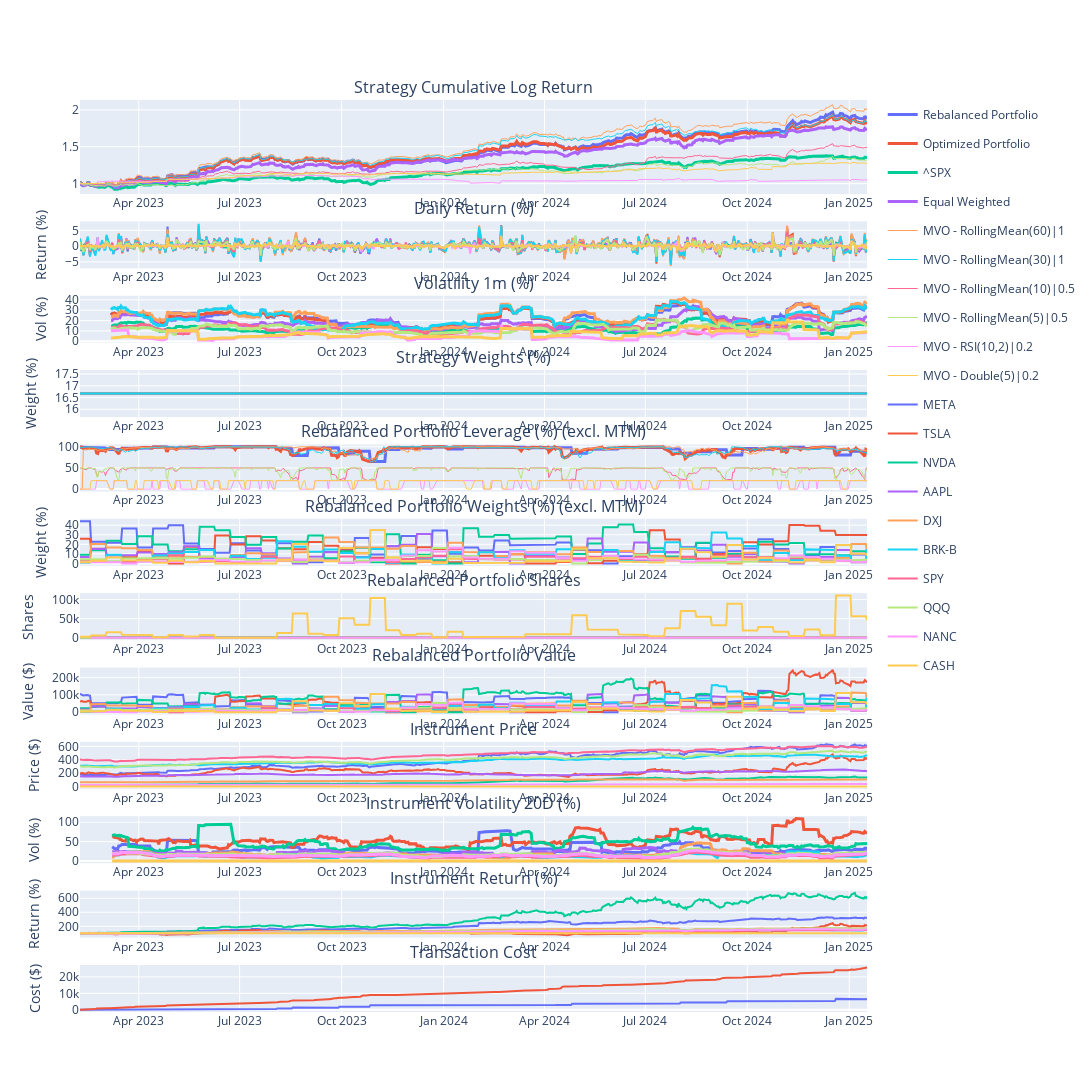

The notebook cell saved with this chart:
### Markdown cell above
# Log

2024-11-22: If we don't fix sum of weights to constant (e.g. 1), the model would statisfy the HHI constraints by reducing the overeall weights only, but not diversing the portfolios. Still, fixing to 1 is not good because sometime we should de-leverage given signals are weak. So we can consider to add a cash element in the optimization

2024-11-30: Create benchmark portfolios (e.g. equally weighted of all stocks) (DONE)

2024-12-06: Alpha models using returns relative to something (e.g. SPX)

### Code cell
portfolio = PortfolioStandard(
    capital=213405+18562,
    name='MVOPortfolio',        
    rebalance_iter=RebalancerIter('0 0 * * Fri', 1),        
    tc_model=TransactionCostFutu(), 
    systems_style=SystemStyle.VERTICAL,
    systems=[        
        # Long terms signals => 60days return / diversified        
        TradingSubSystemSingle(vol_target=vol_target, instruments=instruments, strategy=[MeanVarianceOpt(alpha_model=RollingMean(60), risk_model=RollingMeanCovNeg(60), gamma=10, hhi=0.2, confidence=1, leverage=1)], max_leverage=max_leverage, offset=60),

        # Mid terms signals => 30days return / diversified        
        TradingSubSystemSingle(vol_target=vol_target, instruments=instruments, strategy=[MeanVarianceOpt(alpha_model=RollingMean(30), risk_model=RollingMeanCovNeg(30), gamma=10, hhi=0.2, confidence=1, leverage=1)], max_leverage=max_leverage, offset=60),

        # Short terms signals => 5 and 10days returns / less diversified
        TradingSubSystemSingle(vol_target=vol_target, instruments=instruments, strategy=[MeanVarianceOpt(alpha_model=RollingMean(10), risk_model=RollingMeanCovNeg(10), gamma=30, hhi=0.4, confidence=0.5, leverage=1)], max_leverage=max_leverage, offset=60),         
        TradingSubSystemSingle(vol_target=vol_target, instruments=instruments, strategy=[MeanVarianceOpt(alpha_model=RollingMean(5), risk_model=RollingMeanCovNeg(5), gamma=30, hhi=0.4, confidence=0.5, leverage=1)], max_leverage=max_leverage, offset=60),         

        # Mean Revert signals => 2days RSI / concentrated
        TradingSubSystemSingle(vol_target=vol_target, instruments=instruments, strategy=[MeanVarianceOpt(alpha_model=RSI(2,10), risk_model=ZeroCov(), gamma=0, hhi=0, confidence=0.2)], max_leverage=max_leverage, offset=200),
        # TradingSubSystemSingle(vol_target=vol_target, instruments=instruments, strategy=[MeanVarianceOpt(alpha_model=RSI(2,95), risk_model=ZeroCov(), gamma=0, hhi=0, confidence=-1)], max_leverage=max_leverage, offset=200),

        # Mean Revert signals => Double7 / concentrated
        TradingSubSystemSingle(vol_target=vol_target, instruments=instruments, strategy=[MeanVarianceOpt(alpha_model=Double7(5), risk_model=ZeroCov(), gamma=0, hhi=0, confidence=0.2)], max_leverage=max_leverage, offset=200),
    ]
)

portfolio.set_start_date(start_date)
portfolio.set_end_date(end_date)
portfolio.backtest_subsystems()
portfolio.optimize()
portfolio.backtest()
portfolio.rebalance()
portfolio.performance(show_all_rets=True)

### Figure 1 — Plotly figure (JSON) as saved in the notebook; plotly's stock layout.template omitted (floating-point values rounded to 4 significant figures; data arrays with more than 128 entries replaced by an {"elided": "..."} marker saying what was removed)
{"data": [{"legendgroup": "Rebalanced Portfolio", "line": {"width": 3}, "marker": {"color": "#636EFA"}, "name": "Rebalanced Portfolio", "type": "scatter", "x": {"elided": "489 str values"}, "xaxis": "x", "y": {"elided": "489 float values"}, "yaxis": "y"}, {"legendgroup": "Rebalanced Portfolio", "marker": {"color": "#636EFA"}, "name": "Rebalanced Portfolio", "showlegend": false, "type": "scatter", "x": {"elided": "489 str values"}, "xaxis": "x2", "y": {"elided": "489 float values"}, "yaxis": "y2"}, {"legendgroup": "Rebalanced Portfolio", "line": {"width": 3}, "marker": {"color": "#636EFA"}, "name": "Rebalanced Portfolio", "showlegend": false, "type": "scatter", "x": {"elided": "489 str values"}, "xaxis": "x3", "y": {"elided": "489 float values"}, "yaxis": "y3"}, {"legendgroup": "Rebalanced Portfolio", "line": {"width": 3}, "marker": {"color": "#636EFA"}, "name": "Rebalanced Portfolio", "showlegend": false, "type": "scatter", "x": {"elided": "489 str values"}, "xaxis": "x5", "y": {"elided": "489 float values"}, "yaxis": "y5"}, {"legendgroup": "Rebalanced Portfolio", "marker": {"color": "#636EFA"}, "name": "Rebalanced Portfolio", "showlegend": false, "type": "scatter", "x": {"elided": "489 str values"}, "xaxis": "x12", "y": {"elided": "489 float values"}, "yaxis": "y12"}, {"legendgroup": "Optimized Portfolio", "line": {"width": 3}, "marker": {"color": "#EF553B"}, "name": "Optimized Portfolio", "type": "scatter", "x": {"elided": "489 str values"}, "xaxis": "x", "y": {"elided": "489 float values"}, "yaxis": "y"}, {"legendgroup": "Optimized Portfolio", "marker": {"color": "#EF553B"}, "name": "Optimized Portfolio", "showlegend": false, "type": "scatter", "x": {"elided": "489 str values"}, "xaxis": "x2", "y": {"elided": "489 float values"}, "yaxis": "y2"}, {"legendgroup": "Optimized Portfolio", "line": {"width": 3}, "marker": {"color": "#EF553B"}, "name": "Optimized Portfolio", "showlegend": false, "type": "scatter", "x": {"elided": "489 str values"}, "xaxis": "x3", "y": {"elided": "489 float values"}, "yaxis": "y3"}, {"legendgroup": "Optimized Portfolio", "line": {"width": 3}, "marker": {"color": "#EF553B"}, "name": "Optimized Portfolio", "showlegend": false, "type": "scatter", "x": {"elided": "489 str values"}, "xaxis": "x5", "y": {"elided": "489 float values"}, "yaxis": "y5"}, {"legendgroup": "Optimized Portfolio", "marker": {"color": "#EF553B"}, "name": "Optimized Portfolio", "showlegend": false, "type": "scatter", "x": {"elided": "489 str values"}, "xaxis": "x12", "y": {"elided": "489 float values"}, "yaxis": "y12"}, {"legendgroup": "^SPX", "line": {"width": 3}, "marker": {"color": "#00CC96"}, "name": "^SPX", "type": "scatter", "x": {"elided": "489 str values"}, "xaxis": "x", "y": {"elided": "489 float values"}, "yaxis": "y"}, {"legendgroup": "^SPX", "marker": {"color": "#00CC96"}, "name": "^SPX", "showlegend": false, "type": "scatter", "x": {"elided": "489 str values"}, "xaxis": "x2", "y": {"elided": "489 float values"}, "yaxis": "y2"}, {"legendgroup": "^SPX", "line": {"width": 3}, "marker": {"color": "#00CC96"}, "name": "^SPX", "showlegend": false, "type": "scatter", "x": {"elided": "489 str values"}, "xaxis": "x3", "y": {"elided": "489 float values"}, "yaxis": "y3"}, {"legendgroup": "Equal Weighted", "line": {"width": 3}, "marker": {"color": "#AB63FA"}, "name": "Equal Weighted", "type": "scatter", "x": {"elided": "489 str values"}, "xaxis": "x", "y": {"elided": "489 float values"}, "yaxis": "y"}, {"legendgroup": "Equal Weighted", "marker": {"color": "#AB63FA"}, "name": "Equal Weighted", "showlegend": false, "type": "scatter", "x": {"elided": "489 str values"}, "xaxis": "x2", "y": {"elided": "489 float values"}, "yaxis": "y2"}, {"legendgroup": "Equal Weighted", "line": {"width": 3}, "marker": {"color": "#AB63FA"}, "name": "Equal Weighted", "showlegend": false, "type": "scatter", "x": {"elided": "489 str values"}, "xaxis": "x3", "y": {"elided": "489 float values"}, "yaxis": "y3"}, {"legendgroup": "MVO - RollingMean(60)|1", "line": {"width": 1}, "marker": {"color": "#FFA15A"}, "name": "MVO - RollingMean(60)|1", "type": "scatter", "x": {"elided": "489 str values"}, "xaxis": "x", "y": {"elided": "489 float values"}, "yaxis": "y"}, {"legendgroup": "MVO - RollingMean(60)|1", "marker": {"color": "#FFA15A"}, "name": "MVO - RollingMean(60)|1", "showlegend": false, "type": "scatter", "x": {"elided": "489 str values"}, "xaxis": "x2", "y": {"elided": "489 float values"}, "yaxis": "y2"}, {"legendgroup": "MVO - RollingMean(60)|1", "line": {"width": 3}, "marker": {"color": "#FFA15A"}, "name": "MVO - RollingMean(60)|1", "showlegend": false, "type": "scatter", "x": {"elided": "489 str values"}, "xaxis": "x3", "y": {"elided": "489 float values"}, "yaxis": "y3"}, {"legendgroup": "MVO - RollingMean(60)|1", "line": {"width": 1}, "marker": {"color": "#FFA15A"}, "name": "MVO - RollingMean(60)|1", "showlegend": false, "type": "scatter", "x": {"elided": "489 str values"}, "xaxis": "x5", "y": {"elided": "489 float values"}, "yaxis": "y5"}, {"legendgroup": "MVO - RollingMean(30)|1", "line": {"width": 1}, "marker": {"color": "#19D3F3"}, "name": "MVO - RollingMean(30)|1", "type": "scatter", "x": {"elided": "489 str values"}, "xaxis": "x", "y": {"elided": "489 float values"}, "yaxis": "y"}, {"legendgroup": "MVO - RollingMean(30)|1", "marker": {"color": "#19D3F3"}, "name": "MVO - RollingMean(30)|1", "showlegend": false, "type": "scatter", "x": {"elided": "489 str values"}, "xaxis": "x2", "y": {"elided": "489 float values"}, "yaxis": "y2"}, {"legendgroup": "MVO - RollingMean(30)|1", "line": {"width": 3}, "marker": {"color": "#19D3F3"}, "name": "MVO - RollingMean(30)|1", "showlegend": false, "type": "scatter", "x": {"elided": "489 str values"}, "xaxis": "x3", "y": {"elided": "489 float values"}, "yaxis": "y3"}, {"legendgroup": "MVO - RollingMean(30)|1", "line": {"width": 1}, "marker": {"color": "#19D3F3"}, "name": "MVO - RollingMean(30)|1", "showlegend": false, "type": "scatter", "x": {"elided": "489 str values"}, "xaxis": "x5", "y": {"elided": "489 float values"}, "yaxis": "y5"}, {"legendgroup": "MVO - RollingMean(10)|0.5", "line": {"width": 1}, "marker": {"color": "#FF6692"}, "name": "MVO - RollingMean(10)|0.5", "type": "scatter", "x": {"elided": "489 str values"}, "xaxis": "x", "y": {"elided": "489 float values"}, "yaxis": "y"}, {"legendgroup": "MVO - RollingMean(10)|0.5", "marker": {"color": "#FF6692"}, "name": "MVO - RollingMean(10)|0.5", "showlegend": false, "type": "scatter", "x": {"elided": "489 str values"}, "xaxis": "x2", "y": {"elided": "489 float values"}, "yaxis": "y2"}, {"legendgroup": "MVO - RollingMean(10)|0.5", "line": {"width": 3}, "marker": {"color": "#FF6692"}, "name": "MVO - RollingMean(10)|0.5", "showlegend": false, "type": "scatter", "x": {"elided": "489 str values"}, "xaxis": "x3", "y": {"elided": "489 float values"}, "yaxis": "y3"}, {"legendgroup": "MVO - RollingMean(10)|0.5", "line": {"width": 1}, "marker": {"color": "#FF6692"}, "name": "MVO - RollingMean(10)|0.5", "showlegend": false, "type": "scatter", "x": {"elided": "489 str values"}, "xaxis": "x5", "y": {"elided": "489 float values"}, "yaxis": "y5"}, {"legendgroup": "MVO - RollingMean(5)|0.5", "line": {"width": 1}, "marker": {"color": "#B6E880"}, "name": "MVO - RollingMean(5)|0.5", "type": "scatter", "x": {"elided": "489 str values"}, "xaxis": "x", "y": {"elided": "489 float values"}, "yaxis": "y"}, {"legendgroup": "MVO - RollingMean(5)|0.5", "marker": {"color": "#B6E880"}, "name": "MVO - RollingMean(5)|0.5", "showlegend": false, "type": "scatter", "x": {"elided": "489 str values"}, "xaxis": "x2", "y": {"elided": "489 float values"}, "yaxis": "y2"}, {"legendgroup": "MVO - RollingMean(5)|0.5", "line": {"width": 3}, "marker": {"color": "#B6E880"}, "name": "MVO - RollingMean(5)|0.5", "showlegend": false, "type": "scatter", "x": {"elided": "489 str values"}, "xaxis": "x3", "y": {"elided": "489 float values"}, "yaxis": "y3"}, {"legendgroup": "MVO - RollingMean(5)|0.5", "line": {"width": 1}, "marker": {"color": "#B6E880"}, "name": "MVO - RollingMean(5)|0.5", "showlegend": false, "type": "scatter", "x": {"elided": "489 str values"}, "xaxis": "x5", "y": {"elided": "489 float values"}, "yaxis": "y5"}, {"legendgroup": "MVO - RSI(10,2)|0.2", "line": {"width": 1}, "marker": {"color": "#FF97FF"}, "name": "MVO - RSI(10,2)|0.2", "type": "scatter", "x": {"elided": "489 str values"}, "xaxis": "x", "y": {"elided": "489 float values"}, "yaxis": "y"}, {"legendgroup": "MVO - RSI(10,2)|0.2", "marker": {"color": "#FF97FF"}, "name": "MVO - RSI(10,2)|0.2", "showlegend": false, "type": "scatter", "x": {"elided": "489 str values"}, "xaxis": "x2", "y": {"elided": "489 float values"}, "yaxis": "y2"}, {"legendgroup": "MVO - RSI(10,2)|0.2", "line": {"width": 3}, "marker": {"color": "#FF97FF"}, "name": "MVO - RSI(10,2)|0.2", "showlegend": false, "type": "scatter", "x": {"elided": "489 str values"}, "xaxis": "x3", "y": {"elided": "489 float values"}, "yaxis": "y3"}, {"legendgroup": "MVO - RSI(10,2)|0.2", "line": {"width": 1}, "marker": {"color": "#FF97FF"}, "name": "MVO - RSI(10,2)|0.2", "showlegend": false, "type": "scatter", "x": {"elided": "489 str values"}, "xaxis": "x5", "y": {"elided": "489 int values"}, "yaxis": "y5"}, {"legendgroup": "MVO - Double(5)|0.2", "line": {"width": 1}, "marker": {"color": "#FECB52"}, "name": "MVO - Double(5)|0.2", "type": "scatter", "x": {"elided": "489 str values"}, "xaxis": "x", "y": {"elided": "489 float values"}, "yaxis": "y"}, {"legendgroup": "MVO - Double(5)|0.2", "marker": {"color": "#FECB52"}, "name": "MVO - Double(5)|0.2", "showlegend": false, "type": "scatter", "x": {"elided": "489 str values"}, "xaxis": "x2", "y": {"elided": "489 float values"}, "yaxis": "y2"}, {"legendgroup": "MVO - Double(5)|0.2", "line": {"width": 3}, "marker": {"color": "#FECB52"}, "name": "MVO - Double(5)|0.2", "showlegend": false, "type": "scatter", "x": {"elided": "489 str values"}, "xaxis": "x3", "y": {"elided": "489 float values"}, "yaxis": "y3"}, {"legendgroup": "MVO - Double(5)|0.2", "line": {"width": 1}, "marker": {"color": "#FECB52"}, "name": "MVO - Double(5)|0.2", "showlegend": false, "type": "scatter", "x": {"elided": "489 str values"}, "xaxis": "x5", "y": {"elided": "489 int values"}, "yaxis": "y5"}, {"legendgroup": "MVO - RollingMean(60)|1", "marker": {"color": "#636EFA"}, "name": "MVO - RollingMean(60)|1", "showlegend": false, "type": "scatter", "x": {"elided": "489 str values"}, "xaxis": "x4", "y": {"elided": "489 float values"}, "yaxis": "y4"}, {"legendgroup": "MVO - RollingMean(30)|1", "marker": {"color": "#EF553B"}, "name": "MVO - RollingMean(30)|1", "showlegend": false, "type": "scatter", "x": {"elided": "489 str values"}, "xaxis": "x4", "y": {"elided": "489 float values"}, "yaxis": "y4"}, {"legendgroup": "MVO - RollingMean(10)|0.5", "marker": {"color": "#00CC96"}, "name": "MVO - RollingMean(10)|0.5", "showlegend": false, "type": "scatter", "x": {"elided": "489 str values"}, "xaxis": "x4", "y": {"elided": "489 float values"}, "yaxis": "y4"}, {"legendgroup": "MVO - RollingMean(5)|0.5", "marker": {"color": "#AB63FA"}, "name": "MVO - RollingMean(5)|0.5", "showlegend": false, "type": "scatter", "x": {"elided": "489 str values"}, "xaxis": "x4", "y": {"elided": "489 float values"}, "yaxis": "y4"}, {"legendgroup": "MVO - RSI(10,2)|0.2", "marker": {"color": "#FFA15A"}, "name": "MVO - RSI(10,2)|0.2", "showlegend": false, "type": "scatter", "x": {"elided": "489 str values"}, "xaxis": "x4", "y": {"elided": "489 float values"}, "yaxis": "y4"}, {"legendgroup": "MVO - Double(5)|0.2", "marker": {"color": "#19D3F3"}, "name": "MVO - Double(5)|0.2", "showlegend": false, "type": "scatter", "x": {"elided": "489 str values"}, "xaxis": "x4", "y": {"elided": "489 float values"}, "yaxis": "y4"}, {"legendgroup": "META", "marker": {"color": "#636EFA"}, "name": "META", "showlegend": true, "type": "scatter", "x": {"elided": "489 str values"}, "xaxis": "x6", "y": {"elided": "489 float values"}, "yaxis": "y6"}, {"legendgroup": "META", "marker": {"color": "#636EFA"}, "name": "META", "showlegend": false, "type": "scatter", "x": {"elided": "489 str values"}, "xaxis": "x7", "y": {"elided": "489 int values"}, "yaxis": "y7"}, {"legendgroup": "META", "marker": {"color": "#636EFA"}, "name": "META", "showlegend": false, "type": "scatter", "x": {"elided": "489 str values"}, "xaxis": "x8", "y": {"elided": "489 float values"}, "yaxis": "y8"}, {"legendgroup": "META", "marker": {"color": "#636EFA"}, "name": "META", "showlegend": false, "type": "scatter", "x": {"elided": "489 str values"}, "xaxis": "x9", "y": {"elided": "489 float values"}, "yaxis": "y9"}, {"legendgroup": "META", "line": {"width": 3}, "marker": {"color": "#636EFA"}, "name": "META", "showlegend": false, "type": "scatter", "x": {"elided": "489 str values"}, "xaxis": "x10", "y": {"elided": "489 float values"}, "yaxis": "y10"}, {"legendgroup": "META", "marker": {"color": "#636EFA"}, "name": "META", "showlegend": false, "type": "scatter", "x": {"elided": "489 str values"}, "xaxis": "x11", "y": {"elided": "489 float values"}, "yaxis": "y11"}, {"legendgroup": "TSLA", "marker": {"color": "#EF553B"}, "name": "TSLA", "showlegend": true, "type": "scatter", "x": {"elided": "489 str values"}, "xaxis": "x6", "y": {"elided": "489 float values"}, "yaxis": "y6"}, {"legendgroup": "TSLA", "marker": {"color": "#EF553B"}, "name": "TSLA", "showlegend": false, "type": "scatter", "x": {"elided": "489 str values"}, "xaxis": "x7", "y": {"elided": "489 int values"}, "yaxis": "y7"}, {"legendgroup": "TSLA", "marker": {"color": "#EF553B"}, "name": "TSLA", "showlegend": false, "type": "scatter", "x": {"elided": "489 str values"}, "xaxis": "x8", "y": {"elided": "489 float values"}, "yaxis": "y8"}, {"legendgroup": "TSLA", "marker": {"color": "#EF553B"}, "name": "TSLA", "showlegend": false, "type": "scatter", "x": {"elided": "489 str values"}, "xaxis": "x9", "y": {"elided": "489 float values"}, "yaxis": "y9"}, {"legendgroup": "TSLA", "line": {"width": 3}, "marker": {"color": "#EF553B"}, "name": "TSLA", "showlegend": false, "type": "scatter", "x": {"elided": "489 str values"}, "xaxis": "x10", "y": {"elided": "489 float values"}, "yaxis": "y10"}, {"legendgroup": "TSLA", "marker": {"color": "#EF553B"}, "name": "TSLA", "showlegend": false, "type": "scatter", "x": {"elided": "489 str values"}, "xaxis": "x11", "y": {"elided": "489 float values"}, "yaxis": "y11"}, {"legendgroup": "NVDA", "marker": {"color": "#00CC96"}, "name": "NVDA", "showlegend": true, "type": "scatter", "x": {"elided": "489 str values"}, "xaxis": "x6", "y": {"elided": "489 float values"}, "yaxis": "y6"}, {"legendgroup": "NVDA", "marker": {"color": "#00CC96"}, "name": "NVDA", "showlegend": false, "type": "scatter", "x": {"elided": "489 str values"}, "xaxis": "x7", "y": {"elided": "489 int values"}, "yaxis": "y7"}, {"legendgroup": "NVDA", "marker": {"color": "#00CC96"}, "name": "NVDA", "showlegend": false, "type": "scatter", "x": {"elided": "489 str values"}, "xaxis": "x8", "y": {"elided": "489 float values"}, "yaxis": "y8"}, {"legendgroup": "NVDA", "marker": {"color": "#00CC96"}, "name": "NVDA", "showlegend": false, "type": "scatter", "x": {"elided": "489 str values"}, "xaxis": "x9", "y": {"elided": "489 float values"}, "yaxis": "y9"}, {"legendgroup": "NVDA", "line": {"width": 3}, "marker": {"color": "#00CC96"}, "name": "NVDA", "showlegend": false, "type": "scatter", "x": {"elided": "489 str values"}, "xaxis": "x10", "y": {"elided": "489 float values"}, "yaxis": "y10"}, {"legendgroup": "NVDA", "marker": {"color": "#00CC96"}, "name": "NVDA", "showlegend": false, "type": "scatter", "x": {"elided": "489 str values"}, "xaxis": "x11", "y": {"elided": "489 float values"}, "yaxis": "y11"}, {"legendgroup": "AAPL", "marker": {"color": "#AB63FA"}, "name": "AAPL", "showlegend": true, "type": "scatter", "x": {"elided": "489 str values"}, "xaxis": "x6", "y": {"elided": "489 float values"}, "yaxis": "y6"}, {"legendgroup": "AAPL", "marker": {"color": "#AB63FA"}, "name": "AAPL", "showlegend": false, "type": "scatter", "x": {"elided": "489 str values"}, "xaxis": "x7", "y": {"elided": "489 int values"}, "yaxis": "y7"}, {"legendgroup": "AAPL", "marker": {"color": "#AB63FA"}, "name": "AAPL", "showlegend": false, "type": "scatter", "x": {"elided": "489 str values"}, "xaxis": "x8", "y": {"elided": "489 float values"}, "yaxis": "y8"}, {"legendgroup": "AAPL", "marker": {"color": "#AB63FA"}, "name": "AAPL", "showlegend": false, "type": "scatter", "x": {"elided": "489 str values"}, "xaxis": "x9", "y": {"elided": "489 float values"}, "yaxis": "y9"}, {"legendgroup": "AAPL", "line": {"width": 3}, "marker": {"color": "#AB63FA"}, "name": "AAPL", "showlegend": false, "type": "scatter", "x": {"elided": "489 str values"}, "xaxis": "x10", "y": {"elided": "489 float values"}, "yaxis": "y10"}, {"legendgroup": "AAPL", "marker": {"color": "#AB63FA"}, "name": "AAPL", "showlegend": false, "type": "scatter", "x": {"elided": "489 str values"}, "xaxis": "x11", "y": {"elided": "489 float values"}, "yaxis": "y11"}, {"legendgroup": "DXJ", "marker": {"color": "#FFA15A"}, "name": "DXJ", "showlegend": true, "type": "scatter", "x": {"elided": "489 str values"}, "xaxis": "x6", "y": {"elided": "489 float values"}, "yaxis": "y6"}, {"legendgroup": "DXJ", "marker": {"color": "#FFA15A"}, "name": "DXJ", "showlegend": false, "type": "scatter", "x": {"elided": "489 str values"}, "xaxis": "x7", "y": {"elided": "489 int values"}, "yaxis": "y7"}, {"legendgroup": "DXJ", "marker": {"color": "#FFA15A"}, "name": "DXJ", "showlegend": false, "type": "scatter", "x": {"elided": "489 str values"}, "xaxis": "x8", "y": {"elided": "489 float values"}, "yaxis": "y8"}, {"legendgroup": "DXJ", "marker": {"color": "#FFA15A"}, "name": "DXJ", "showlegend": false, "type": "scatter", "x": {"elided": "489 str values"}, "xaxis": "x9", "y": {"elided": "489 float values"}, "yaxis": "y9"}, {"legendgroup": "DXJ", "line": {"width": 3}, "marker": {"color": "#FFA15A"}, "name": "DXJ", "showlegend": false, "type": "scatter", "x": {"elided": "489 str values"}, "xaxis": "x10", "y": {"elided": "489 float values"}, "yaxis": "y10"}, {"legendgroup": "DXJ", "marker": {"color": "#FFA15A"}, "name": "DXJ", "showlegend": false, "type": "scatter", "x": {"elided": "489 str values"}, "xaxis": "x11", "y": {"elided": "489 float values"}, "yaxis": "y11"}, {"legendgroup": "BRK-B", "marker": {"color": "#19D3F3"}, "name": "BRK-B", "showlegend": true, "type": "scatter", "x": {"elided": "489 str values"}, "xaxis": "x6", "y": {"elided": "489 float values"}, "yaxis": "y6"}, {"legendgroup": "BRK-B", "marker": {"color": "#19D3F3"}, "name": "BRK-B", "showlegend": false, "type": "scatter", "x": {"elided": "489 str values"}, "xaxis": "x7", "y": {"elided": "489 int values"}, "yaxis": "y7"}, {"legendgroup": "BRK-B", "marker": {"color": "#19D3F3"}, "name": "BRK-B", "showlegend": false, "type": "scatter", "x": {"elided": "489 str values"}, "xaxis": "x8", "y": {"elided": "489 float values"}, "yaxis": "y8"}, {"legendgroup": "BRK-B", "marker": {"color": "#19D3F3"}, "name": "BRK-B", "showlegend": false, "type": "scatter", "x": {"elided": "489 str values"}, "xaxis": "x9", "y": {"elided": "489 float values"}, "yaxis": "y9"}, {"legendgroup": "BRK-B", "line": {"width": 3}, "marker": {"color": "#19D3F3"}, "name": "BRK-B", "showlegend": false, "type": "scatter", "x": {"elided": "489 str values"}, "xaxis": "x10", "y": {"elided": "489 float values"}, "yaxis": "y10"}, {"legendgroup": "BRK-B", "marker": {"color": "#19D3F3"}, "name": "BRK-B", "showlegend": false, "type": "scatter", "x": {"elided": "489 str values"}, "xaxis": "x11", "y": {"elided": "489 float values"}, "yaxis": "y11"}, {"legendgroup": "SPY", "marker": {"color": "#FF6692"}, "name": "SPY", "showlegend": true, "type": "scatter", "x": {"elided": "489 str values"}, "xaxis": "x6", "y": {"elided": "489 float values"}, "yaxis": "y6"}, {"legendgroup": "SPY", "marker": {"color": "#FF6692"}, "name": "SPY", "showlegend": false, "type": "scatter", "x": {"elided": "489 str values"}, "xaxis": "x7", "y": {"elided": "489 int values"}, "yaxis": "y7"}, {"legendgroup": "SPY", "marker": {"color": "#FF6692"}, "name": "SPY", "showlegend": false, "type": "scatter", "x": {"elided": "489 str values"}, "xaxis": "x8", "y": {"elided": "489 float values"}, "yaxis": "y8"}, {"legendgroup": "SPY", "marker": {"color": "#FF6692"}, "name": "SPY", "showlegend": false, "type": "scatter", "x": {"elided": "489 str values"}, "xaxis": "x9", "y": {"elided": "489 float values"}, "yaxis": "y9"}, {"legendgroup": "SPY", "line": {"width": 3}, "marker": {"color": "#FF6692"}, "name": "SPY", "showlegend": false, "type": "scatter", "x": {"elided": "489 str values"}, "xaxis": "x10", "y": {"elided": "489 float values"}, "yaxis": "y10"}, {"legendgroup": "SPY", "marker": {"color": "#FF6692"}, "name": "SPY", "showlegend": false, "type": "scatter", "x": {"elided": "489 str values"}, "xaxis": "x11", "y": {"elided": "489 float values"}, "yaxis": "y11"}, {"legendgroup": "QQQ", "marker": {"color": "#B6E880"}, "name": "QQQ", "showlegend": true, "type": "scatter", "x": {"elided": "489 str values"}, "xaxis": "x6", "y": {"elided": "489 float values"}, "yaxis": "y6"}, {"legendgroup": "QQQ", "marker": {"color": "#B6E880"}, "name": "QQQ", "showlegend": false, "type": "scatter", "x": {"elided": "489 str values"}, "xaxis": "x7", "y": {"elided": "489 int values"}, "yaxis": "y7"}, {"legendgroup": "QQQ", "marker": {"color": "#B6E880"}, "name": "QQQ", "showlegend": false, "type": "scatter", "x": {"elided": "489 str values"}, "xaxis": "x8", "y": {"elided": "489 float values"}, "yaxis": "y8"}, {"legendgroup": "QQQ", "marker": {"color": "#B6E880"}, "name": "QQQ", "showlegend": false, "type": "scatter", "x": {"elided": "489 str values"}, "xaxis": "x9", "y": {"elided": "489 float values"}, "yaxis": "y9"}, {"legendgroup": "QQQ", "line": {"width": 3}, "marker": {"color": "#B6E880"}, "name": "QQQ", "showlegend": false, "type": "scatter", "x": {"elided": "489 str values"}, "xaxis": "x10", "y": {"elided": "489 float values"}, "yaxis": "y10"}, {"legendgroup": "QQQ", "marker": {"color": "#B6E880"}, "name": "QQQ", "showlegend": false, "type": "scatter", "x": {"elided": "489 str values"}, "xaxis": "x11", "y": {"elided": "489 float values"}, "yaxis": "y11"}, {"legendgroup": "NANC", "marker": {"color": "#FF97FF"}, "name": "NANC", "showlegend": true, "type": "scatter", "x": {"elided": "489 str values"}, "xaxis": "x6", "y": {"elided": "489 float values"}, "yaxis": "y6"}, {"legendgroup": "NANC", "marker": {"color": "#FF97FF"}, "name": "NANC", "showlegend": false, "type": "scatter", "x": {"elided": "489 str values"}, "xaxis": "x7", "y": {"elided": "489 int values"}, "yaxis": "y7"}, {"legendgroup": "NANC", "marker": {"color": "#FF97FF"}, "name": "NANC", "showlegend": false, "type": "scatter", "x": {"elided": "489 str values"}, "xaxis": "x8", "y": {"elided": "489 float values"}, "yaxis": "y8"}, {"legendgroup": "NANC", "marker": {"color": "#FF97FF"}, "name": "NANC", "showlegend": false, "type": "scatter", "x": {"elided": "489 str values"}, "xaxis": "x9", "y": {"elided": "489 float values"}, "yaxis": "y9"}, {"legendgroup": "NANC", "line": {"width": 3}, "marker": {"color": "#FF97FF"}, "name": "NANC", "showlegend": false, "type": "scatter", "x": {"elided": "489 str values"}, "xaxis": "x10", "y": {"elided": "489 float values"}, "yaxis": "y10"}, {"legendgroup": "NANC", "marker": {"color": "#FF97FF"}, "name": "NANC", "showlegend": false, "type": "scatter", "x": {"elided": "489 str values"}, "xaxis": "x11", "y": {"elided": "489 float values"}, "yaxis": "y11"}, {"legendgroup": "CASH", "marker": {"color": "#FECB52"}, "name": "CASH", "showlegend": true, "type": "scatter", "x": {"elided": "489 str values"}, "xaxis": "x6", "y": {"elided": "489 float values"}, "yaxis": "y6"}, {"legendgroup": "CASH", "marker": {"color": "#FECB52"}, "name": "CASH", "showlegend": false, "type": "scatter", "x": {"elided": "489 str values"}, "xaxis": "x7", "y": {"elided": "489 int values"}, "yaxis": "y7"}, {"legendgroup": "CASH", "marker": {"color": "#FECB52"}, "name": "CASH", "showlegend": false, "type": "scatter", "x": {"elided": "489 str values"}, "xaxis": "x8", "y": {"elided": "489 int values"}, "yaxis": "y8"}, {"legendgroup": "CASH", "marker": {"color": "#FECB52"}, "name": "CASH", "showlegend": false, "type": "scatter", "x": {"elided": "489 str values"}, "xaxis": "x9", "y": {"elided": "489 int values"}, "yaxis": "y9"}, {"legendgroup": "CASH", "line": {"width": 3}, "marker": {"color": "#FECB52"}, "name": "CASH", "showlegend": false, "type": "scatter", "x": {"elided": "489 str values"}, "xaxis": "x10", "y": {"elided": "489 int values"}, "yaxis": "y10"}, {"legendgroup": "CASH", "marker": {"color": "#FECB52"}, "name": "CASH", "showlegend": false, "type": "scatter", "x": {"elided": "489 str values"}, "xaxis": "x11", "y": {"elided": "489 int values"}, "yaxis": "y11"}], "layout": {"annotations": [{"font": {"size": 16}, "showarrow": false, "text": "Strategy Cumulative Log Return", "x": 0.5, "xanchor": "center", "xref": "paper", "y": 1, "yanchor": "bottom", "yref": "paper"}, {"font": {"size": 16}, "showarrow": false, "text": "Daily Return (%)", "x": 0.5, "xanchor": "center", "xref": "paper", "y": 0.8669, "yanchor": "bottom", "yref": "paper"}, {"font": {"size": 16}, "showarrow": false, "text": "Volatility 1m (%)", "x": 0.5, "xanchor": "center", "xref": "paper", "y": 0.7854, "yanchor": "bottom", "yref": "paper"}, {"font": {"size": 16}, "showarrow": false, "text": "Strategy Weights (%)", "x": 0.5, "xanchor": "center", "xref": "paper", "y": 0.7038, "yanchor": "bottom", "yref": "paper"}, {"font": {"size": 16}, "showarrow": false, "text": "Rebalanced Portfolio Leverage (%) (excl. MTM)", "x": 0.5, "xanchor": "center", "xref": "paper", "y": 0.6223, "yanchor": "bottom", "yref": "paper"}, {"font": {"size": 16}, "showarrow": false, "text": "Rebalanced Portfolio Weights (%) (excl. MTM)", "x": 0.5, "xanchor": "center", "xref": "paper", "y": 0.5408, "yanchor": "bottom", "yref": "paper"}, {"font": {"size": 16}, "showarrow": false, "text": "Rebalanced Portfolio Shares", "x": 0.5, "xanchor": "center", "xref": "paper", "y": 0.4592, "yanchor": "bottom", "yref": "paper"}, {"font": {"size": 16}, "showarrow": false, "text": "Rebalanced Portfolio Value", "x": 0.5, "xanchor": "center", "xref": "paper", "y": 0.3777, "yanchor": "bottom", "yref": "paper"}, {"font": {"size": 16}, "showarrow": false, "text": "Instrument Price", "x": 0.5, "xanchor": "center", "xref": "paper", "y": 0.2962, "yanchor": "bottom", "yref": "paper"}, {"font": {"size": 16}, "showarrow": false, "text": "Instrument Volatility 20D (%)", "x": 0.5, "xanchor": "center", "xref": "paper", "y": 0.2146, "yanchor": "bottom", "yref": "paper"}, {"font": {"size": 16}, "showarrow": false, "text": "Instrument Return (%)", "x": 0.5, "xanchor": "center", "xref": "paper", "y": 0.1331, "yanchor": "bottom", "yref": "paper"}, {"font": {"size": 16}, "showarrow": false, "text": "Transaction Cost", "x": 0.5, "xanchor": "center", "xref": "paper", "y": 0.05154, "yanchor": "bottom", "yref": "paper"}], "height": 4000, "hoverlabel": {"namelength": -1}, "hovermode": "x", "width": 1500, "xaxis": {"anchor": "y", "domain": [0, 1], "matches": "x12", "showticklabels": true}, "xaxis10": {"anchor": "y10", "domain": [0, 1], "matches": "x12", "showticklabels": true}, "xaxis11": {"anchor": "y11", "domain": [0, 1], "matches": "x12", "showticklabels": true}, "xaxis12": {"anchor": "y12", "domain": [0, 1], "showticklabels": true}, "xaxis2": {"anchor": "y2", "domain": [0, 1], "matches": "x12", "showticklabels": true}, "xaxis3": {"anchor": "y3", "domain": [0, 1], "matches": "x12", "showticklabels": true}, "xaxis4": {"anchor": "y4", "domain": [0, 1], "matches": "x12", "showticklabels": true}, "xaxis5": {"anchor": "y5", "domain": [0, 1], "matches": "x12", "showticklabels": true}, "xaxis6": {"anchor": "y6", "domain": [0, 1], "matches": "x12", "showticklabels": true}, "xaxis7": {"anchor": "y7", "domain": [0, 1], "matches": "x12", "showticklabels": true}, "xaxis8": {"anchor": "y8", "domain": [0, 1], "matches": "x12", "showticklabels": true}, "xaxis9": {"anchor": "y9", "domain": [0, 1], "matches": "x12", "showticklabels": true}, "yaxis": {"anchor": "x", "domain": [0.8969, 1]}, "yaxis10": {"anchor": "x10", "domain": [0.1631, 0.2146], "title": {"text": "Vol (%)"}}, "yaxis11": {"anchor": "x11", "domain": [0.08154, 0.1331], "title": {"text": "Return (%)"}}, "yaxis12": {"anchor": "x12", "domain": [0, 0.05154], "title": {"text": "Cost ($)"}}, "yaxis2": {"anchor": "x2", "domain": [0.8154, 0.8669], "title": {"text": "Return (%)"}}, "yaxis3": {"anchor": "x3", "domain": [0.7338, 0.7854], "title": {"text": "Vol (%)"}}, "yaxis4": {"anchor": "x4", "domain": [0.6523, 0.7038], "title": {"text": "Weight (%)"}}, "yaxis5": {"anchor": "x5", "domain": [0.5708, 0.6223]}, "yaxis6": {"anchor": "x6", "domain": [0.4892, 0.5408], "title": {"text": "Weight (%)"}}, "yaxis7": {"anchor": "x7", "domain": [0.4077, 0.4592], "title": {"text": "Shares"}}, "yaxis8": {"anchor": "x8", "domain": [0.3262, 0.3777], "title": {"text": "Value ($)"}}, "yaxis9": {"anchor": "x9", "domain": [0.2446, 0.2962], "title": {"text": "Price ($)"}}}}
